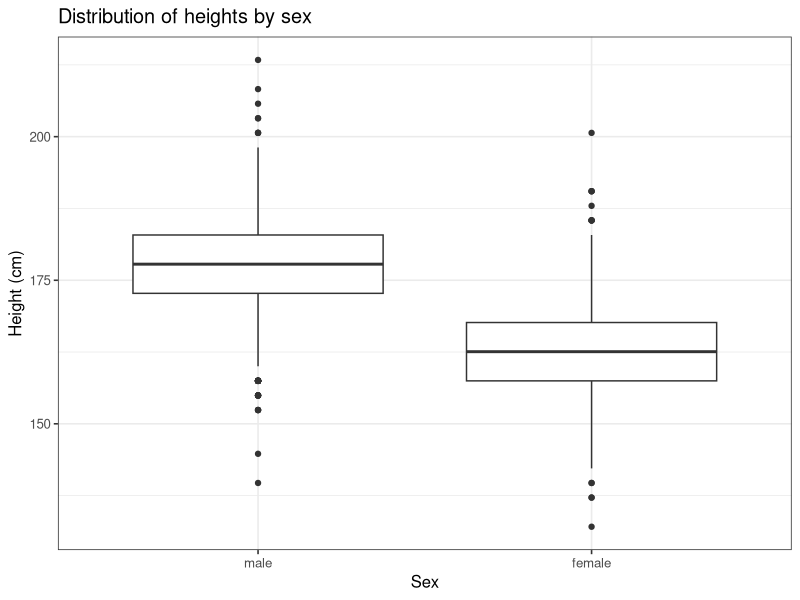
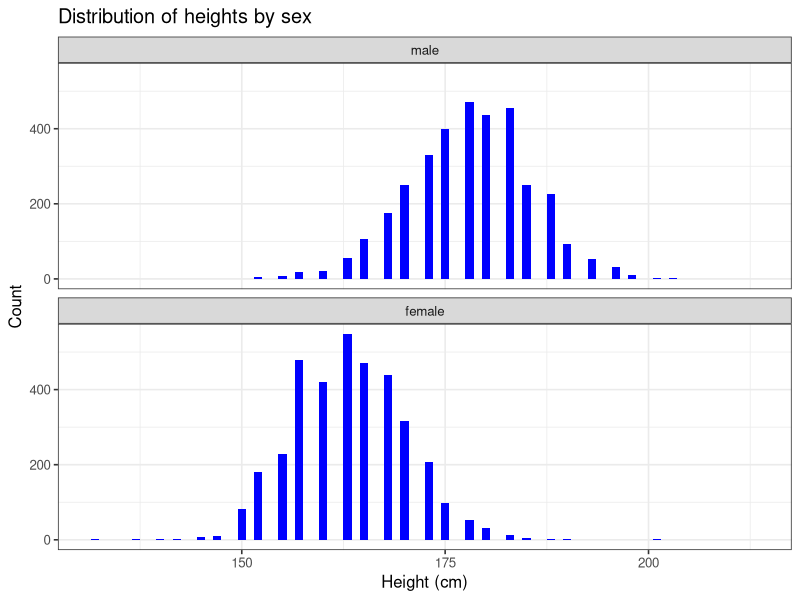
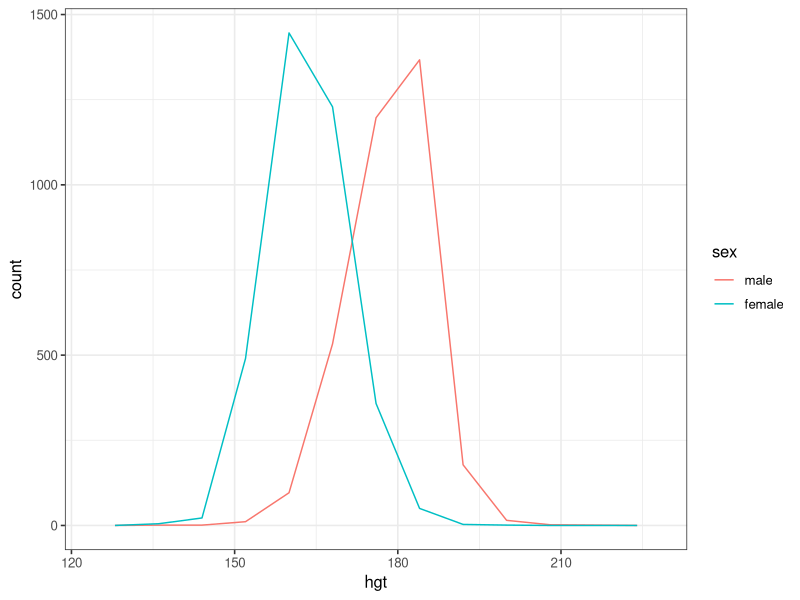
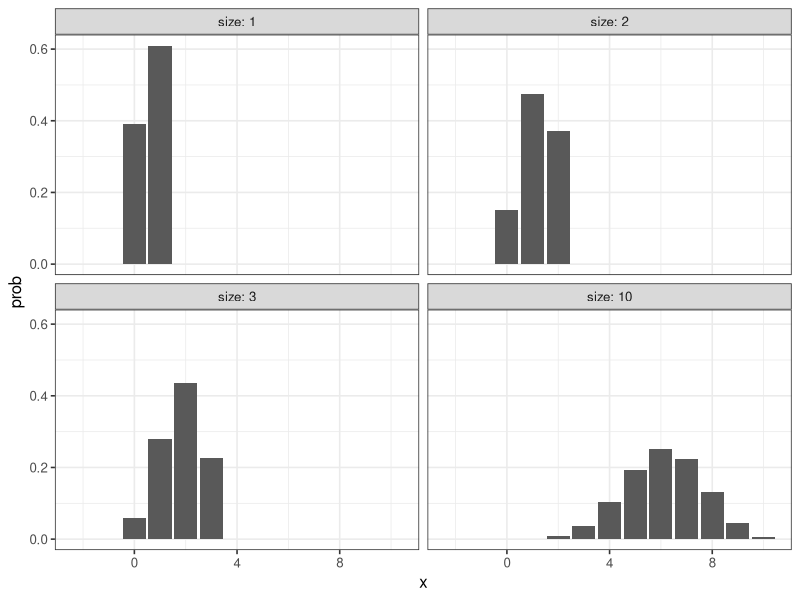
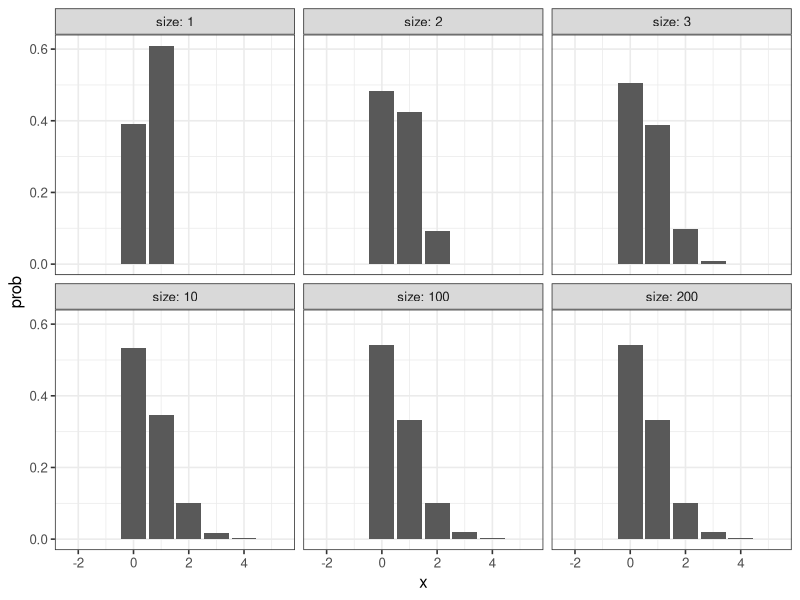
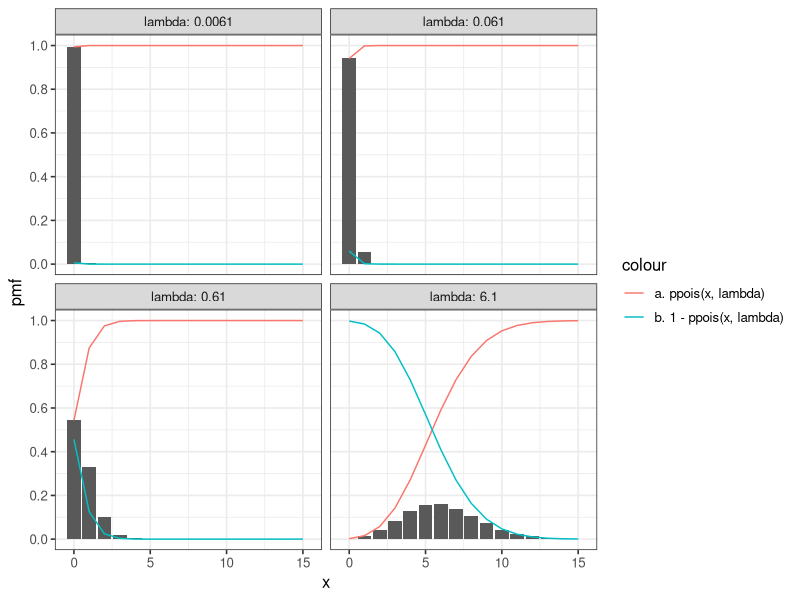

Write the R code that produced these figures, in order. (Note: this script raises an error after producing the figures.)
## ---- chunk 1
knitr::opts_chunk$set(echo = TRUE)

options(dplyr.summarise.inform = FALSE)
library(tidyverse)

# set theme used for plotting
theme_set(theme_bw(base_size = 12))

# Modelr package
library(modelr)

library(ggplot2)

## ---- chunk 2
# test
heights <- heights

heights
## ---- chunk 3
heights$hgt <- heights$height * 2.54

heights$wgt <- heights$weight * 0.45359237

heights
## ---- chunk 4
ggplot(heights, aes(x = sex, y = hgt)) + 
  geom_boxplot() +
  xlab("Sex") +
  ylab("Height (cm)") +
  ggtitle("Distribution of heights by sex")
## ---- chunk 5
ggplot(heights, aes(x = hgt)) +
  geom_histogram(binwidth = 1, fill = "blue") +
  facet_wrap(~ sex, ncol = 1) +
  xlab("Height (cm)") +
  ylab("Count") +
  ggtitle("Distribution of heights by sex")
## ---- chunk 6
#?heights
ggplot(heights, aes(x = hgt, color = sex, fill = sex)) +
  geom_freqpoly(binwidth = 8)
## ---- chunk 7
hgt_summary <- heights %>%
  group_by(sex) %>%
  summarize(
    hgt_mean = mean(hgt),
    hgt_sd = sd(hgt),
    counts = n()
)

hgt_summary
## ---- chunk 8
# Tøl frá https://en.wikipedia.org/wiki/Average_human_height_by_country
# Land brúk: Bretland
hgt_males   <- tibble(hgt = rnorm(3604, mean = 175, sd = 2.5), sex = "male")
hgt_females <- tibble(hgt = rnorm(3402, mean = 161.3, sd = 2.5), sex = "female")

hgt_sim <-
  rbind(
    hgt_males,
    hgt_females
  )

hgt_sim
## ---- chunk 9

## ---- chunk 10

## ---- chunk 11

## ---- chunk 12

## ---- chunk 13

## ---- chunk 14

## ---- chunk 15

## ---- chunk 16

## ---- chunk 17

## ---- chunk 18

## ---- chunk 19

## ---- chunk 20

## ---- chunk 21

## ---- chunk 22
x_values <- -2:10
prob <- 0.61
size <- c(1,2,3,10)

ndata <- NULL
for (i in size) {
  tb_data <- NULL
  tb_data <- tibble(
    x = x_values,
    size = i,
    prob = dbinom(x_values, size, prob)
  )
  ndata <- rbind(ndata, tb_data)
}

ggplot() +
  geom_bar(data=ndata, aes(x, prob), stat = "identity") +
  ylab("prob") +
  facet_wrap(~ size, labeller = label_both)
## ---- chunk 23
x_values <- -2:5
prob_value <- 0.61
size <- c(1,2,3,10,100,200)

ndata <- NULL
for (i in size) {
  tb_data <- NULL
  tb_data <- tibble(
    x = x_values,
    size = i,
    prob = prob_value/size,
    y = dbinom(x_values, size, prob)
  )
  ndata <- rbind(ndata, tb_data)
}

ggplot() +
  geom_bar(data=ndata, aes(x, y), stat = "identity") +
  ylab("prob") +
  facet_wrap(~ size, labeller = label_both)
## ---- chunk 24
x_values <- 0:15
lambda <- c(0.0061, 0.061, 0.61, 6.1)

pdata <- NULL
for (i in lambda) {
  tb_data <- NULL
  tb_data <- tibble(
    x = x_values,
    lambda = i,
    y = dpois(x,lambda),
    ppois = ppois(x,lambda),
    ppois_rtail = 1 - ppois(x,lambda)
    )
  
  pdata <- rbind(pdata, tb_data)
}

ggplot(data=pdata, ) +
  geom_bar(aes(x, y), stat = "identity") +
  # geom_bar(aes(x, y, fill = "dpois(x, lambda)"), stat = "identity") +
  geom_line(aes(x, ppois, colour = "a. ppois(x, lambda)")) +
  geom_line(aes(x, ppois_rtail, colour = "b. 1 - ppois(x, lambda)")) +
  scale_y_continuous(breaks = seq(0, 1, 0.2))+
  scale_x_continuous(breaks=seq(min(x_values), max(x_values), 5)) +
  ylab("pmf") +
  facet_wrap(~ lambda, labeller = label_both)

## ---- chunk 25
# Eg haldi at okkurt manglar her, label skal vera "hóskandi"


x_values <- 0:5
size <- 200
prob <- 0.61/size
lambda <- 0.61

data_bino <- tibble(
  x = x_values,
  y = dbinom(x_values, size, prob),
  label = "size"
)


data_pois <- tibble(
  x = x_values,
  y = dpois(x,lambda),
  label = "lambda"
)

data_bino
data_pois

data_bp <- rbind(data_bino, data_pois)
data_bp

## ---- chunk 26

## ---- chunk 27

## ---- chunk 28
#data = tibble(x = 1, n = n, p = 2/n, res = dbinom(1, n, 2/n))
#data
#data = tibble(dbinom(c(1, 1, 1), 100, 2/100), )

n_values <- c(10, 50, 100)
p <- 2/n

pdata <- NULL
for (n in n_values) {
  tb_data <- NULL
  tb_data <- tibble(
    x = 1:10,
    prob = 2/n,
    y = dbinom(x, n_values, prob)
    
  )
  pdata <- rbind(pdata, tb_data)
}


ggplot(pdata, aes(y)) +
  geom_bar()
#  facet_wrap(~ n)
  #facet_wrap()
#data

## ---- chunk 29
data_bino <- tibble(
  x = 0:10,
  y = c(dbinom(0:10, 10, 0.2)),
  label = rep("1. dbinom(x, 10, 0.2)", 11)
) %>%
  bind_rows(tibble(
    x = 0:10,
    y = c(dbinom(0:10, 50, 0.04)),
    label = rep("2. dbinom(x, 50, 0.04)", 11)
  )) %>%
  bind_rows(tibble(
    x = 0:10,
    y = c(dbinom(0:10, 100, 0.02)),
    label = rep("3. dbinom(x, 100, 0.02)", 11)
  ))

data_pois <- tibble(
  x = 0:10,
  y = dpois(0:10, 2),
  label = rep("4. dpois(x, 2)", 11)
)

data_bp <- bind_rows(data_bino, data_pois)

data_bp
## ---- chunk 30
library(ggplot2)

ggplot(data_bp, aes(x = x, y = y, fill = label)) +
  geom_bar(stat = "identity") +
  facet_wrap(~label, nrow = 2) +
  labs(x = "x", y = "Probability", fill = NULL)
## ---- chunk 31

## ---- chunk 32

## ---- chunk 33

## ---- chunk 34

## ---- chunk 35

## ---- chunk 36
